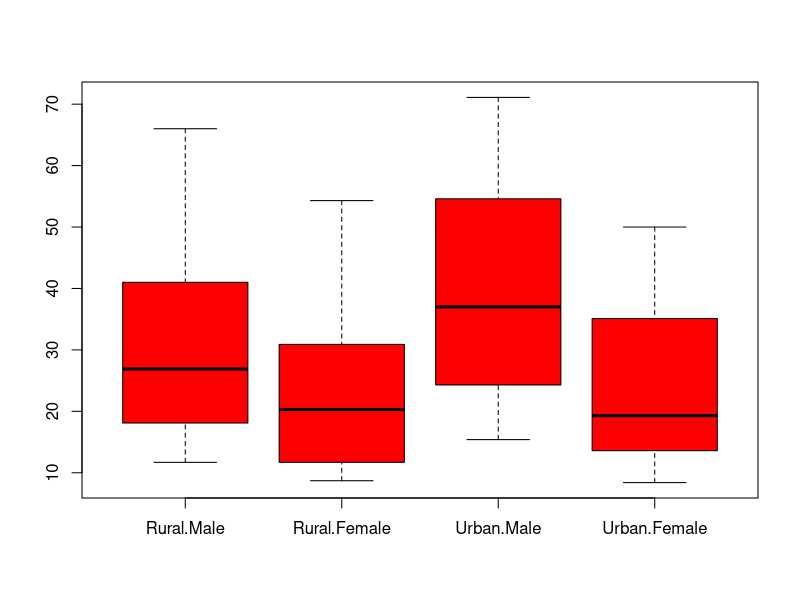

Reproduce this figure in R.
#Problem 1

#Part A
a <- c(8,98,5,115)
b <- c(22,76,16,69)

#Part B
rowname <- c('Deaths','Survivors')
columnname <-  c('TOLB','Placebo')
matrixnamee <- c('Age > 55', 'Age <= 55')
matrix <- array(c(a,b) , dim = c(2,2,2), dimnames = list(rowname,columnname, matrixnamee))
matrix

#Part C
apply(matrix,c(1),sum)
apply(matrix,c(2),sum)
print(matrix[2,2,2])

#Part D

matrix1 <- matrix[,,1]
matrix2 <- matrix[,,2]
combined <- (matrix1 + matrix2)

combined

#Problem 2
#Part A
is.data.frame(VADeaths)
#it is not
VADeaths <- data.frame(VADeaths)

#Part B

rowsums <- rowSums(VADeaths)
VADeaths$rowsums <- rowsums
rowsums
VADeaths

#Part C 
summary(VADeaths)
boxplot(VADeaths[,1:4], col = 'red')

#Problem 3
#Part A

typeof(state.x77)
class(state.x77)

#Part B
df1 <- data.frame(state.x77)

#Part C
sum(df1$Income < 4300)

#Problem 4

#Part A

z <- factor(c("Agree", "Agree", "Strongly Agree", "Disagree", "Agree"))

#Part B

nlevels(z)

#Part C

levels(z)

#Problem 5

#Part A
subject <- c('English','Math','Chemistry','Physics')
percent <- c(80,100,85,90)
score <- data.frame(subject,percent)
score

#Part B
colnames(score) <- c('Course','Score')

#Part C
score['Course']

#Problem 6
dataset1 <- data.frame(swiss)
data <- dataset1[c(1:3,10:13), c("Examination","Education", "Infant.Mortality")]
data
